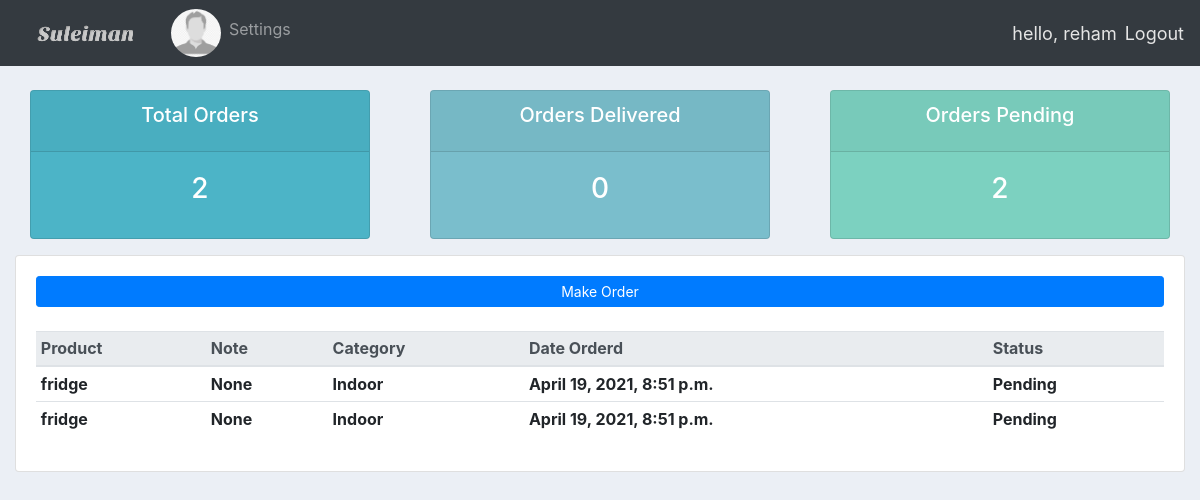
Screenshot of /user/mando (signed in) with the database file from the repository.
### accounts/models.py (models this page shows, shortened)
class Customer(models.Model):
    user = models.OneToOneField(User, null=True,on_delete=models.CASCADE)
    name = models.CharField(max_length=200, null=True)
    phone = models.CharField(max_length=200, null=True)
    email = models.EmailField(max_length=254, null=True)
    profile_pic = models.ImageField(default='default.png', blank=True, null=True)
    date_created  = models.DateTimeField(auto_now_add=True, null=True)
    num_of_orders = models.IntegerField(null=True)

class Order(models.Model):
    STATUS = (
        ('Pending', 'Pending'),
        ('Out for delivery', 'Out for delivery'),
        ('Delivered', 'Delivered'),
    )
    customer = models.ForeignKey(Customer,null=True, on_delete=models.CASCADE)
    product = models.ForeignKey(Product,null=True, on_delete=models.SET_NULL)
    date_created  = models.DateTimeField(auto_now_add=True, null=True)
    status = models.CharField(default='Pending', max_length=200, null=True, choices=STATUS)
    note = models.CharField(max_length=1000, null=True)

class Product(models.Model):
    CATEGORY = (
        ('Indoor', 'Indoor'),
        ('Out Door', 'Out Door'),
    )
    name = models.CharField(max_length=200, null=True)
    price = models.FloatField(max_length=200)
    category = models.CharField(max_length=200, null=True, choices=CATEGORY)
    description = models.CharField(max_length=200, blank=True, null=True)
    date_created  = models.DateTimeField(auto_now_add=True, null=True)
    tag = models.ManyToManyField(Tag)
    def __str__(self):
        return self.name

### accounts/decorators.py (the view)
        def wrapper_func(request, *args, **kwargs):
            group = None
            if request.user.groups.exists():
                group = request.user.groups.all()[0].name
            if group in allowed_roles:
                return view_func(request,*args, **kwargs)
            else:
                return HttpResponse('You are not autherized to view this page.')

### accounts/views.py (called while the page is built)
@login_required(login_url='login')
@allowed_users(allowed_roles=['customer'])
def user_page(request, name):
    orders = request.user.customer.order_set.all()
    total_orders = orders.count()
    delivered = orders.filter(status='Delivered').count()
    pending = orders.filter(status='Pending').count()
    context = {
        'orders' : orders,
        'total_orders' : total_orders,
        'delivered' : delivered,
        'pending' : pending,
    }
    return render(request, 'accounts/user-page.html', context)

### accounts/templates/accounts/user-page.html
{% extends 'accounts/main.html' %}
{% block content %}
{% include 'accounts/status.html' %}
<div class="row">
	<div class="col-md">
		<div class="card card-body">
			<a class="btn btn-primary  btn-sm btn-block" href="{% url 'customer_make_order' %}">Make Order</a>
			<br>
			<table class="table table-sm">
				<thead class="thead-light">
					<tr>
						<th>Product</th>
						<th>Note</th>
						<th>Category</th>
						<th>Date Orderd</th>
						<th>Status</th>
					</tr>
				</thead>
				<tbody>
					{% for order in orders %}
						<tr>
							<th> {{ order.product }} </th>
							<th> {{ order.note }} </th>
							<th> {{ order.product.category }} </th>
							<th> {{ order.date_created }} </th>
							<th> {{ order.status }} </th>
						</tr>
					{% endfor %}
				</tbody>
			</table>
		</div>
	</div>
</div>
{% endblock content %}

### accounts/templates/accounts/navbar.html (shortened to what this page needs)
{% load static %}
<nav class="navbar navbar-expand-lg navbar-dark bg-dark">
    <a class="navbar-brand" href="{% url 'home' %}"><img src="{% static 'images/logo.png' %}" alt="logo"></a>
    {% if request.user.is_authenticated %}
    <div class="collapse navbar-collapse" id="navbarNav">
      <ul class="navbar-nav">
        {% if request.user.is_staff %}
          <li class="nav-item active">
            <a class="nav-link" href="{% url 'home' %}">Dashboard</a>
          </li>
          <li class="nav-item">
            <a class="nav-link" href="{% url 'products' %}">Products</a>
          </li>
          {% else %}
          <li class="nav-item">
			      <img class="profile-pic-nav" src="{{request.user.customer.profile_pic.url}}" >
          </li>
          <li class="nav-item">
           <a class="nav-link" href="{% url 'accounts-settings' %}">Settings</a>
         </li>
         {% endif %}
      </ul>
    </div>
    <span class="username" >hello, {{request.user}}</span>
    <span><a class ="logout" href="{% url 'logout' %}">Logout</a></span>
    {% endif %}
  </nav>

### static/css/main.css (style rules this page uses)
body { background-color: #ebeff5; }

### accounts/templates/accounts/navbar.html (style rules this page uses)
.logout { font-size: 18px; color: #e5e5e5; }
.username { font-size: 18px; margin-right: 8px; color: #e5e5e5; }
.profile-pic-nav { max-width: 50px; max-height:50px; margin: 0 auto; border-radius: 50%; }

### rows the page displays
Order: product "fridge", note "None", product.category "Indoor", date_created "April 19, 2021, 8:51 p.m.", status "Pending"
Order: product "fridge", note "None", product.category "Indoor", date_created "April 19, 2021, 8:51 p.m.", status "Pending"

### other values shown
{{ request.user }} "reham"
{{ total_orders }} "2"
{{ delivered }} "0"
{{ pending }} "2"
